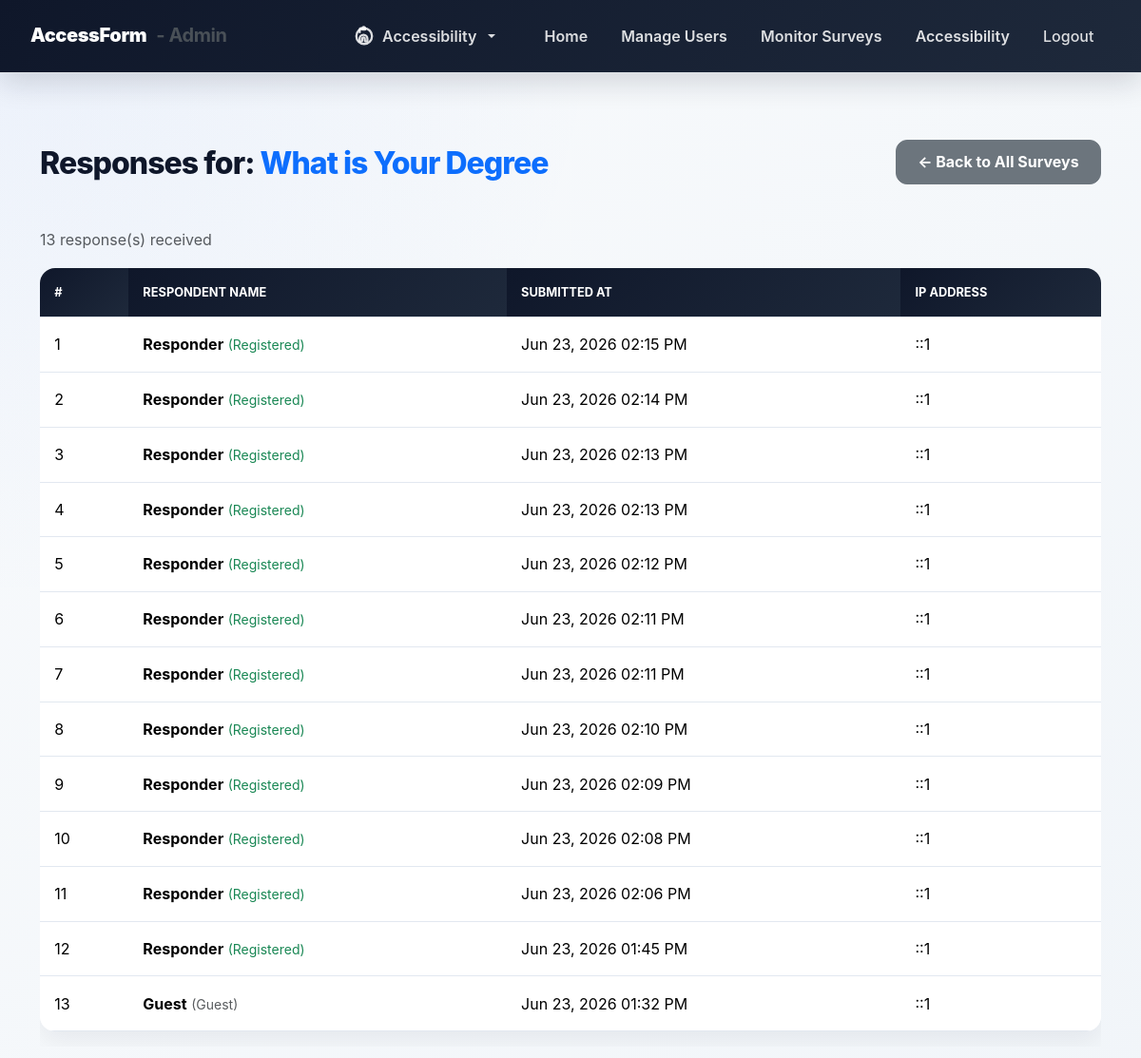
Page /admin/admin_view_responses.php?form_id=1 (signed in) on the committed database.
### tables this page shows
CREATE TABLE `forms` (
  `id` int(11) NOT NULL,
  `user_id` int(11) NOT NULL,
  `title` varchar(255) NOT NULL,
  `description` text DEFAULT NULL,
  `status` enum('draft','active','closed') DEFAULT 'active',
  `created_at` timestamp NOT NULL DEFAULT current_timestamp(),
  `updated_at` timestamp NOT NULL DEFAULT current_timestamp() ON UPDATE current_timestamp()
);

CREATE TABLE `form_responses` (
  `id` int(11) NOT NULL,
  `form_id` int(11) NOT NULL,
  `respondent_id` int(11) DEFAULT NULL,
  `respondent_ip` varchar(50) DEFAULT NULL,
  `submitted_at` datetime DEFAULT current_timestamp()
);

### admin/admin_view_responses.php (the view, shortened to what this page needs)
<?php
include('config.php');
$form_id = isset($_GET['form_id']) ? (int)$_GET['form_id'] : 0;
$stmt = $conn->prepare("SELECT title FROM forms WHERE id = ?");
$stmt->bind_param("i", $form_id);
$stmt->execute();
$form = $stmt->get_result()->fetch_assoc();
$responses = [];
$r_stmt = $conn->prepare("
    SELECT
        fr.id as response_id,
        fr.respondent_id,
        fr.respondent_ip,
        fr.submitted_at,
        COALESCE(u.name, 'Guest') as respondent_name
    FROM form_responses fr
    LEFT JOIN users u ON fr.respondent_id = u.id
    WHERE fr.form_id = ?
    ORDER BY fr.submitted_at DESC
");
$r_stmt->bind_param("i", $form_id);
$r_stmt->execute();
$result = $r_stmt->get_result();
while ($row = $result->fetch_assoc()) {
    $responses[] = $row;
}
?>
<!DOCTYPE html>
<html lang="en">
<head>
    <link href="https://cdn.jsdelivr.net/npm/bootstrap@5.3.3/dist/css/bootstrap.min.css" rel="stylesheet">
    <link rel="stylesheet" href="../css/style.css">
</head>
<body>
<?php include('admin_navbar.php'); ?>
<div class="container py-5">
    <div class="d-flex justify-content-between align-items-center mb-4">
        <h2>Responses for: <span class="text-primary"><?= htmlspecialchars($form['title']) ?></span></h2>
        <a href="admin_monitor_surveys.php" class="btn btn-secondary">← Back to All Surveys</a>
    </div>
    <p class="text-muted"><?= count($responses) ?> response(s) received</p>
    <?php if (empty($responses)): ?>
        <div class="alert alert-info text-center py-5">
            <h5>No responses yet for this form.</h5>
        </div>
    <?php else: ?>
        <div class="table-responsive">
            <table class="table table-hover bg-white">
                <thead class="table-dark">
                    <tr>
                        <th>#</th>
                        <th>Respondent Name</th>
                        <th>Submitted At</th>
                        <th>IP Address</th>
                    </tr>
                </thead>
                <tbody>
                    <?php foreach ($responses as $i => $resp): ?>
                        <tr>
                            <td><?= $i + 1 ?></td>
                            <td>
                                <strong><?= htmlspecialchars($resp['respondent_name']) ?></strong>
                                <?php if ($resp['respondent_id']): ?>
                                    <small class="text-success">(Registered)</small>
                                <?php else: ?>
                                    <small class="text-muted">(Guest)</small>
                                <?php endif; ?>
                            </td>
                            <td><?= date('M d, Y h:i A', strtotime($resp['submitted_at'])) ?></td>
                            <td><?= htmlspecialchars($resp['respondent_ip']) ?></td>
                        </tr>
                    <?php endforeach; ?>
                </tbody>
            </table>
        </div>
    <?php endif; ?>
</div>
</body>
</html>

### css/style.css (style rules this page uses)
:root { --primary-blue: #2563eb; --primary-blue-dark: #1d4ed8; --primary-blue-soft: #dbeafe; --ink: #0f172a; --muted: #64748b; --surface: #ffffff; --surface-soft: #f8fafc; --border: #cbd5e1; --shadow-sm: 0 10px 25px rgba(15, 23, 42, 0.06); --shadow-md: 0 18px 45px rgba(15, 23, 42, 0.1); --radius-lg: 20px; --radius-md: 14px; }
* { box-sizing: border-box; }
body { min-height: 100vh; margin: 0; background: radial-gradient(circle at top left, rgba(37, 99, 235, 0.06), transparent 40rem), linear-gradient(135deg, #f8fafc 0%, #f1f5f9 100%); font-family: Inter, "Segoe UI", Roboto, Arial, sans-serif; color: var(--ink); line-height: 1.65; transition: background-color 0.2s, color 0.2s; }
h1, h2, h3, h4, h5 { color: var(--ink); font-weight: 800; letter-spacing: -0.03em; text-align: center; }
h1, h2, h3, h4 { margin-top: 28px; margin-bottom: 24px; }
.container { margin-bottom: 42px; }
a { color: var(--primary-blue); text-decoration: none; font-weight: 700; }
.btn { border-radius: 12px; font-weight: 700; padding: 0.65rem 1.4rem; box-shadow: none; transition: all 0.2s cubic-bezier(0.4, 0, 0.2, 1); display: inline-flex; align-items: center; justify-content: center; gap: 8px; }
.table { width: 100%; overflow: hidden; border-collapse: separate; border-spacing: 0; background-color: #ffffff; border-radius: 16px; box-shadow: var(--shadow-sm); }
.table th, .table td { padding: 0.95rem; border-color: #e2e8f0 !important; vertical-align: middle; }
.table thead th { color: #ffffff; background: linear-gradient(135deg, #0f172a 0%, #1e293b 100%) !important; font-size: 0.8rem; font-weight: 700; text-transform: uppercase; }

### rows in the picture
forms: title "What is Your Degree"
form_responses: respondent_name "Responder", respondent_id "(Registered)", submitted_at "Jun 23, 2026 02:15 PM", respondent_ip "::1"
form_responses: respondent_name "Responder", respondent_id "(Registered)", submitted_at "Jun 23, 2026 02:14 PM", respondent_ip "::1"
form_responses: respondent_name "Responder", respondent_id "(Registered)", submitted_at "Jun 23, 2026 02:13 PM", respondent_ip "::1"
form_responses: respondent_name "Responder", respondent_id "(Registered)", submitted_at "Jun 23, 2026 02:13 PM", respondent_ip "::1"
form_responses: respondent_name "Responder", respondent_id "(Registered)", submitted_at "Jun 23, 2026 02:12 PM", respondent_ip "::1"
form_responses: respondent_name "Responder", respondent_id "(Registered)", submitted_at "Jun 23, 2026 02:11 PM", respondent_ip "::1"
form_responses: respondent_name "Responder", respondent_id "(Registered)", submitted_at "Jun 23, 2026 02:11 PM", respondent_ip "::1"
form_responses: respondent_name "Responder", respondent_id "(Registered)", submitted_at "Jun 23, 2026 02:10 PM", respondent_ip "::1"
form_responses: respondent_name "Responder", respondent_id "(Registered)", submitted_at "Jun 23, 2026 02:09 PM", respondent_ip "::1"
form_responses: respondent_name "Responder", respondent_id "(Registered)", submitted_at "Jun 23, 2026 02:08 PM", respondent_ip "::1"
form_responses: respondent_name "Responder", respondent_id "(Registered)", submitted_at "Jun 23, 2026 02:06 PM", respondent_ip "::1"
form_responses: respondent_name "Responder", respondent_id "(Registered)", submitted_at "Jun 23, 2026 01:45 PM", respondent_ip "::1"
form_responses: respondent_name "Guest", shows "(Guest)", submitted_at "Jun 23, 2026 01:32 PM", respondent_ip "::1"

### other values in the picture
count($responses) "13"
